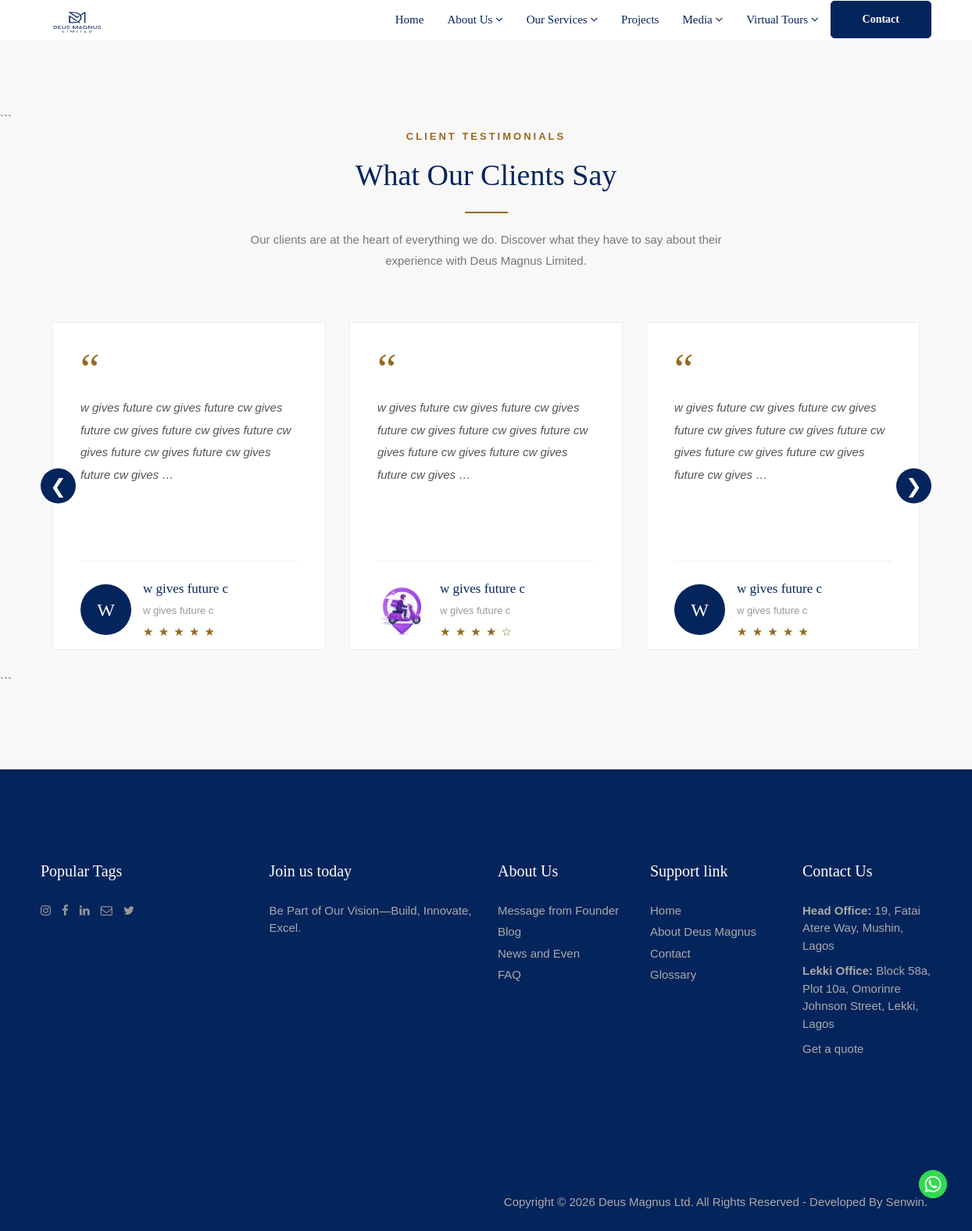
/reviews/, run on an earlier commit of the app's database.
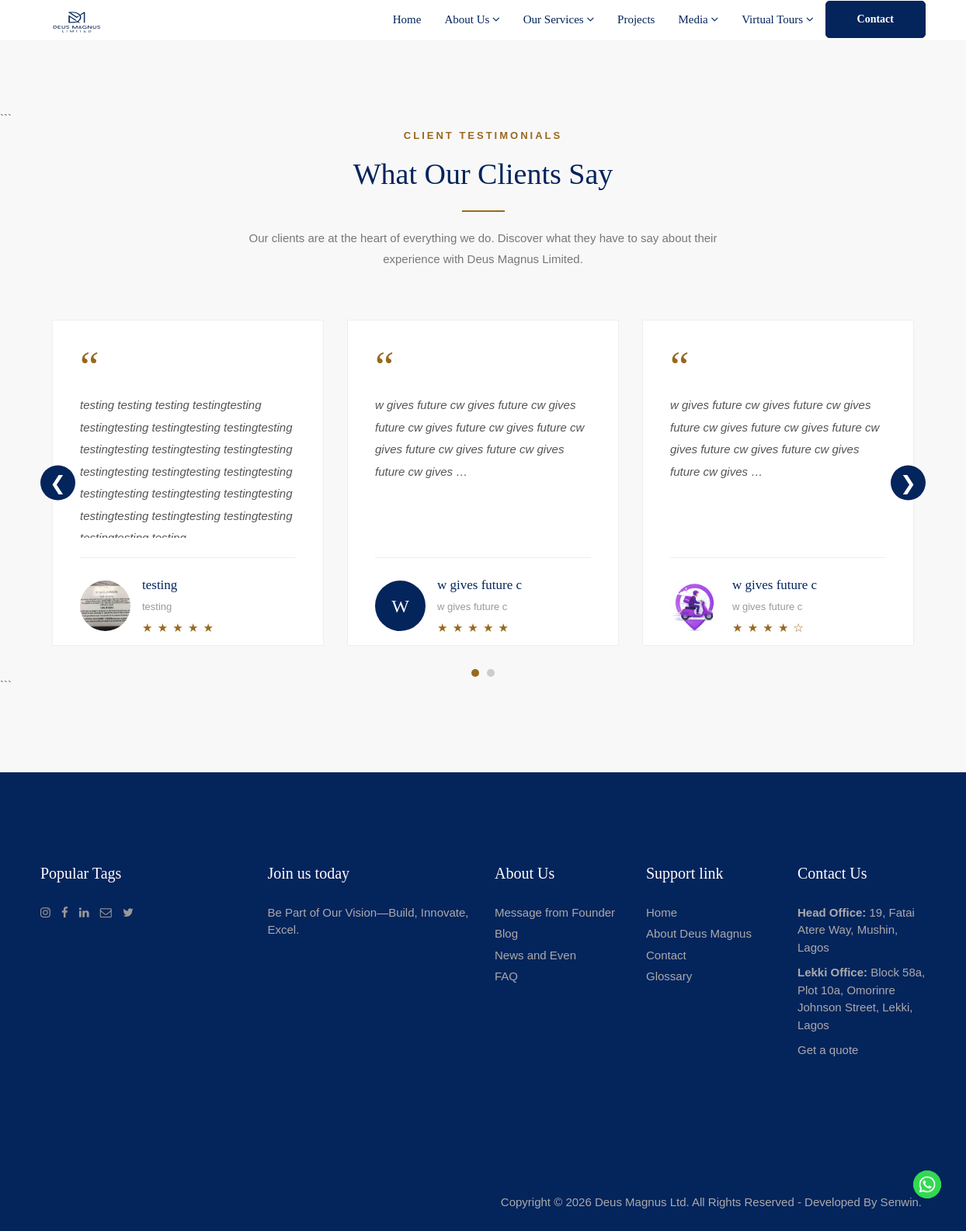
And on a later commit of the database.
### deus_magnus/models.py (models this page shows, shortened)
class ClientReview(models.Model):
    client_name = models.CharField(max_length=255)
    client_company = models.CharField(max_length=255, blank=True, null=True)
    client_photo = models.ImageField(upload_to='client_reviews/',blank=True,null=True)
    review = models.TextField()
    rating = models.PositiveIntegerField(default=5)
    published = models.BooleanField(default=True)
    created_at = models.DateTimeField(auto_now_add=True)
    class Meta:
        ordering = ['-created_at']

### deus_magnus/views.py (the view)
# urls.py: path('reviews/', ClientReviewsView.as_view(), name='client_reviews'),
class ClientReviewsView(ListView):
    model = ClientReview
    template_name = 'deus_magnus/client_reviews.html'
    context_object_name = 'reviews'
    def get_queryset(self):
        return ClientReview.objects.filter(published=True)

### templates/deus_magnus/client_reviews.html (shortened to what this page needs)
{% extends "base.html" %}
{% load static %}
{% block content %}
<section style="background:#f8f8f8; padding:90px 0 100px;">
```
<div class="container">
    <div class="text-center" style="margin-bottom:65px;">
        <p style="
            color:#98681e;
            font-size:13px;
            font-weight:bold;
            letter-spacing:3px;
            text-transform:uppercase;
            margin-bottom:12px;
        ">
            Client Testimonials
        </p>
        <h2 style="
            color:#04245c;
            font-family:Georgia, serif;
            font-size:38px;
            margin:0 0 18px;
        ">
            What Our Clients Say
        </h2>
        <div style="
            width:55px;
            height:2px;
            background:#98681e;
            margin:0 auto 20px;
        "></div>
        <p style="
            max-width:650px;
            margin:auto;
            color:#777;
            font-size:15px;
            line-height:1.8;
        ">
            Our clients are at the heart of everything we do.
            Discover what they have to say about their experience
            with Deus Magnus Limited.
        </p>
    </div>
    {% if reviews %}
    <div id="reviewsCarousel" style="
        position:relative;
        width:100%;
        overflow:hidden;
    ">
        <div id="reviewsTrack" style="
            display:flex;
            transition:transform 0.5s ease;
            width:100%;
        ">
            {% for review in reviews %}
            <div class="review-slide" style="
                flex:0 0 33.333333%;
                width:33.333333%;
                padding:0 15px;
                box-sizing:border-box;
            ">
                <div style="
                    background:#ffffff;
                    padding:40px 35px 35px;
                    height:420px;
                    min-height:420px;
                    position:relative;
                    border:1px solid #eeeeee;
                    box-sizing:border-box;
                    display:flex;
                    flex-direction:column;
                ">
                    <div style="
                        color:#98681e;
                        font-family:Georgia, serif;
                        font-size:55px;
                        line-height:40px;
                        margin-bottom:15px;
                        flex-shrink:0;
                    ">
                        “
                    </div>
                    <div style="
                        height:185px;
                        min-height:185px;
                        overflow:hidden;
                        margin-bottom:25px;
                    ">
                        <p style="
                            color:#555;
                            font-size:15px;
                            line-height:1.9;
                            font-style:italic;
                            margin:0;
                        ">
                            {{ review.review|truncatewords:26 }}
                        </p>
                    </div>
                    <div style="
                        display:flex;
                        align-items:center;
                        border-top:1px solid #eeeeee;
                        padding-top:22px;
                        margin-top:auto;
                    ">
                        {% if review.client_photo %}
                        <img
                            src="{{ review.client_photo.url }}"
                            alt="{{ review.client_name }}"
                            style="
                                width:65px;
                                height:65px;
                                min-width:65px;
                                border-radius:50%;
                                object-fit:cover;
                                margin-right:15px;
                            "
                        >
                        {% else %}
                        <div style="
                            width:65px;
                            height:65px;
                            min-width:65px;
                            border-radius:50%;
                            background:#04245c;
                            color:#ffffff;
                            display:flex;
                            align-items:center;
                            justify-content:center;
                            font-family:Georgia, serif;
                            font-size:24px;
                            margin-right:15px;
                        ">
                            {{ review.client_name|first|upper }}
                        </div>
                        {% endif %}
                        <div>
                            <h4 style="
                                color:#04245c;
                                font-family:Georgia, serif;
                                font-size:17px;
                                margin:0 0 5px;
                            ">
                                {{ review.client_name }}
                            </h4>
                            {% if review.client_company %}
                            <p style="
                                color:#999;
                                font-size:13px;
                                margin:0 0 7px;
                            ">
                                {{ review.client_company }}
                            </p>
                            {% endif %}
                            <div style="
                                color:#98681e;
                                font-size:15px;
                                letter-spacing:1px;
                            ">
                                {% for i in "12345" %}
                                    {% if forloop.counter <= review.rating %}
                                        ★
                                    {% else %}
                                        ☆
                                    {% endif %}
                                {% endfor %}
                            </div>
                        </div>
                    </div>
                </div>
            </div>
            {% endfor %}
        </div>
        <button
            type="button"
            id="reviewsPrev"
            style="
                position:absolute;
                left:0;
                top:50%;
                transform:translateY(-50%);
                width:45px;
                height:45px;
                border:0;
                border-radius:50%;
                background:#04245c;
                color:#ffffff;
                font-size:25px;
                line-height:45px;
                cursor:pointer;
                z-index:10;
                padding:0;
            "
        >
            &#10094;
        </button>
        <button
            type="button"
            id="reviewsNext"
            style="
                position:absolute;
                right:0;
                top:50%;
                transform:translateY(-50%);
                width:45px;
                height:45px;
                border:0;
                border-radius:50%;
                background:#04245c;
                color:#ffffff;
                font-size:25px;
                line-height:45px;
                cursor:pointer;
                z-index:10;
                padding:0;
            "
        >
            &#10095;
        </button>
    </div>
    <div
        id="reviewsDots"
        style="
            text-align:center;
            margin-top:30px;
        "
    ></div>
    {% endif %}
</div>
```
</section>
{% endblock %}

### templates/base.html (shortened to what this page needs)
{% load static %}
<head>
    <link href="{% static 'vendor/bootstrap/css/bootstrap.min.css'%}" rel="stylesheet">
	<link rel="stylesheet" href="{% static 'css/bootstrap.min.css' %}">
    <link rel="stylesheet" href="{% static 'css/font-awesome.min.css' %}">
    <link rel="stylesheet" href="{% static 'css/carousel.css' %}">
    <link rel="stylesheet" href="{% static 'css/animate.css' %}">
    <link rel="stylesheet" href="{% static 'css/style.css' %}">
</head>
<body>
    <div id="wrapper">
<header class="header">
    <div class="container">
        <nav class="navbar navbar-default yamm">
            <div class="navbar-header">
                    <div class="logo-normal">
                        <a class="navbar-brand" href="{% url 'home' %}"style="margin-bottom:2px;"><img src="{% static 'images/logo.png'%}"width="86" height="57" alt=""></a>
                    </div>
            </div>
            <div id="navbar" class="navbar-collapse collapse">
                <ul class="nav navbar-nav navbar-right">
                    <li><a href="{% url 'home' %}">Home</a></li>
                    <li class="dropdown hassubmenu">
                        <a href="#" class="dropdown-oggle" data-toggle="dropdown" role="button"aria-expanded="false">About Us <span class="fa fa-angle-down"></span></a>
                    </li>
                    <li class="dropdown hassubmenu">
                        <a href="#" class="dropdown-oggle" data-toggle="dropdown" role="button"aria-expanded="false">Our Services <span class="fa fa-angle-down"></span></a>
                    </li>
                    <li><a href="{% url 'projects'%}">Projects</a></li>
                    <li class="dropdown hassubmenu">
                        <a href="#" class="dropdown-oggle" data-toggle="dropdown" role="button"aria-expanded="false">Media <span class="fa fa-angle-down"></span></a>
                    </li>
                    <li class="dropdown hassubmenu">
                        <a href="#" class="dropdown-oggle" data-toggle="dropdown" role="button"aria-expanded="false">Virtual Tours <span class="fa fa-angle-down"></span></a>
                    </li>
                    <a href="{% url 'contact' %}" class="btn btn-primary py-4 px-lg-5 d-none d-lg-block"style="margin-top:1px; border-radius: 5px; font-family:Georgia">Contact </i></a>
                </ul>
            </div>
        </nav>
    </div>
</header>
        {% block content %}
        {% endblock  %}
<footer class="section footer noover">
<div class="container">
    <div class="row">
        <div class="col-lg-3 col-md-3">
            <div class="widget clearfix">
                <h3 class="widget-title" style="font-family: Georgia;">Popular Tags</h3>
                <div class="authorbox-social">
                    <ul class="list-inline">
                        <li><a href="https://www.instagram.com/deusmagnusltd/"target="_blank"><i class="fa fa-instagram"></i></a></li>
                        <li><a href="https://web.facebook.com/deusmagnusltd"target="_blank"><i class="fa fa-facebook"></i></a></li>
                        <li><a href="https://ng.linkedin.com/company/deusmagnus"target="_blank"><i class="fa fa-linkedin"></i></a></li>
                        <li><a href="mailto:info@deusmagnus.com"target="_blank"><i class="fa fa-envelope-o"></i></a></li>
                        <li><a href="#"><i class="fa fa-twitter"></i></a></li>
                    </ul>
                </div>
            </div>
        </div>
        <div class="col-lg-3 col-md-3">
            <div class="widget clearfix">
                <h3 class="widget-title" style="font-family: Georgia;">Join us today</h3>
                <a href="{% url 'contact' %}"><p>Be Part of Our Vision—Build, Innovate, Excel.</p></a>
            </div>
        </div>
        <div class="col-lg-2 col-md-2">
        <div class="widget clearfix">
            <h3 class="widget-title" style="font-family: Georgia;">About Us</h3>
            <div class="list-widget">
                <ul>
                    <li><a href="{% url 'founder_message' %}">Message from Founder</a></li>
                    <li><a href="{% url 'blog' %}">Blog </a></li>
                    <li><a href="{% url 'deus_magnus_event' %}">News and Even</a></li>
                    <li><a href="{% url 'faqs_items'%}">FAQ</a></li>
                </ul>
            </div>
        </div>
    </div>
        <div class="col-lg-2 col-md-2">
            <div class="widget clearfix">
                <h3 class="widget-title" style="font-family: Georgia;">Support link</h3>
                <div class="list-widget">
                    <ul>
                        <li><a href="{% url 'home' %}">Home</a></li>
                        <li><a href="{% url 'about' %}">About Deus Magnus</a></li>
                        <li><a href="{% url 'contact' %}">Contact</a></li>
                        <li><a href="{% url 'glossary_items' %}">Glossary</a></li>
                    </ul>
                </div>
            </div>
        </div>
        <div class="col-lg-2 col-md-2">
            <div class="widget clearfix">
                <h3 class="widget-title" style="font-family: Georgia;">Contact Us</h3>
                <div class="list-widget">
                    <ul>
                        <li><a href="https://maps.app.goo.gl/uNNsbrMFuA9V3HN36"target="_blank"><label>Head Office:</labe> <span style="font-weight:100;">19, Fatai Atere Way, Mushin, Lagos</span></a></li>
                        <li><a href="https://maps.app.goo.gl/XrDA6gAnCSKkDuGN6"target="_blank"> <label>Lekki Office:</labe> <span style="font-weight:100;">Block 58a, Plot 10a, Omorinre <br>Johnson Street, Lekki, Lagos</span></a></li>
                        <li><a href="https://wa.me/+2348124928163?text=Hi Deus Magnus Limited?"target="_blank">Get a quote</a></li>
                    </ul>
                </div>
            </div>
        </div>
    </div>
    <a href="https://wa.me/+2348124928163?text=Hi Deus Magnus Limited?" target="_blank" style="position: fixed; bottom: 30px; right: 20px; z-index: 9999;">
        <img src="{% static 'images/whatsapp.png' %}" alt="Chat with us on WhatsApp" style="width: 60px; height: 60px;">
    </a>
</div>
</footer>
<div class="copyrights">
    <div class="container">
        <div class="clearfix">
            <div class="pull-right">
                <div class="footer-links">
                    <ul class="list-inline">
                        <li>
                                Copyright ©  2026 Deus Magnus Ltd. All Rights Reserved - <a href="https://senwin.pythonanywhere.com/"style="color: #aaa;"target="_blank">Developed By Senwin.</a>
                        </li>
                    </ul>
                </div>
            </div>
        </div>
    </div>
</div>
</div>
</body>
</html>

What changed in the data, as far as the page shows it:
no longer on this page (row unchanged): ClientReview: review "w gives future cw gives future cw gives future cw gives future cw gives future cw gives future cw gives future cw gives future cw gives …", client_name|first "W", client_name "w gives future c", client_company "w gives future c", rating 5 (drawn)
added ClientReview: review "testing testing testing testingtesting testingtesting testingtesting testingtesting testingtesting testingtesting testingtesting testingtesting testingtesting testingtesting testingtesting testingtesting testingtesting testingtesting testingtesting testingtesting…", client_photo (picture), client_name "testing", client_company "testing", rating 5 (drawn)
